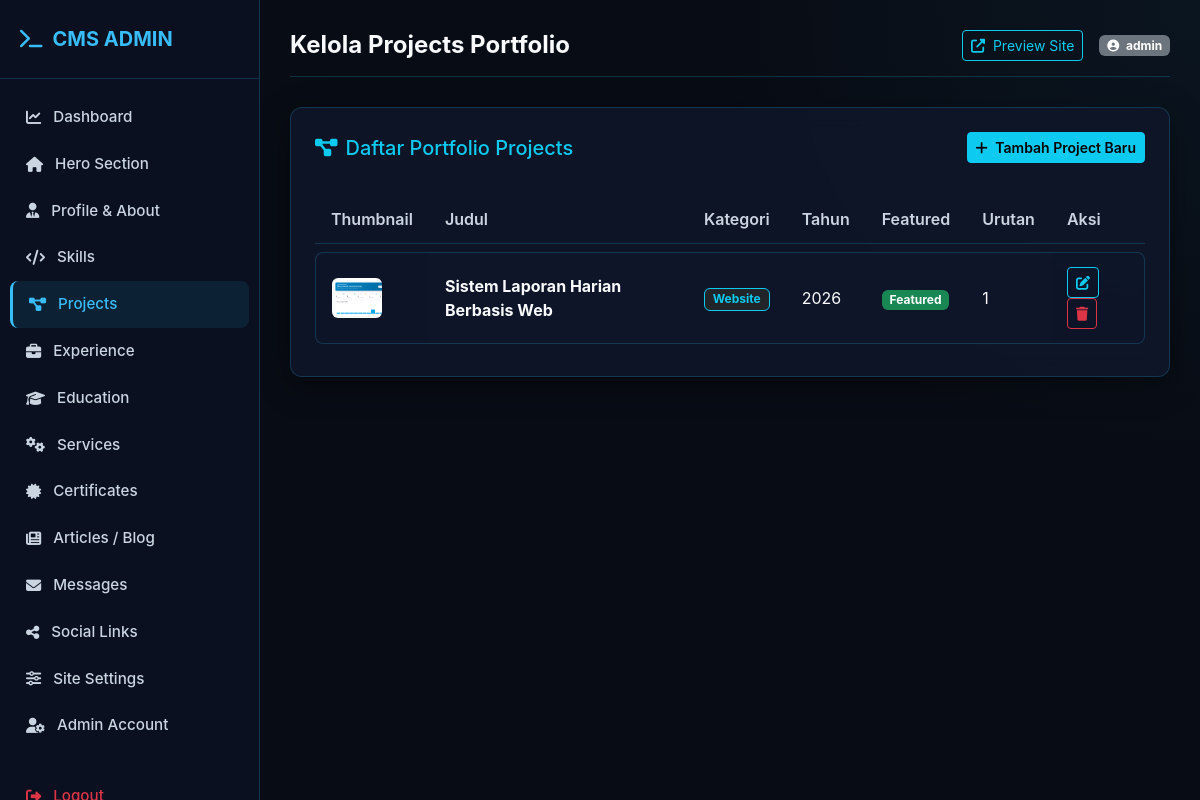
The app's page /admin/modules/projects.php (signed in) with its own data.
### tables this page shows
CREATE TABLE `projects` (
  `id` int(11) NOT NULL AUTO_INCREMENT,
  `title` varchar(200) NOT NULL,
  `slug` varchar(200) NOT NULL,
  `category` varchar(100) DEFAULT 'Web',
  `short_description` text DEFAULT NULL,
  `full_description` longtext DEFAULT NULL,
  `thumbnail` varchar(255) DEFAULT NULL,
  `demo_url` varchar(255) DEFAULT NULL,
  `github_url` varchar(255) DEFAULT NULL,
  `project_year` varchar(10) DEFAULT '2026',
  `status` enum('Completed','In Progress','Maintained') DEFAULT 'Completed',
  `is_featured` tinyint(1) DEFAULT 0,
  `display_order` int(11) DEFAULT 0,
  `created_at` timestamp NOT NULL DEFAULT current_timestamp(),
  `title_en` varchar(150) DEFAULT NULL,
  `short_description_en` text DEFAULT NULL,
  `description_en` text DEFAULT NULL,
  PRIMARY KEY (`id`),
  UNIQUE KEY `slug` (`slug`)
);

### config/database.php (called while the page is built, shortened)
<?php
class Database {
    private static $instance = null;
    private $conn;
    private function __construct() {
        try {
            $dsn = "mysql:host=" . DB_HOST . ";dbname=" . DB_NAME . ";charset=" . DB_CHARSET;
            $options = [
                PDO::ATTR_ERRMODE => PDO::ERRMODE_EXCEPTION,
                PDO::ATTR_DEFAULT_FETCH_MODE => PDO::FETCH_ASSOC,
                PDO::ATTR_EMULATE_PREPARES => false,
            ];
            $this->conn = new PDO($dsn, DB_USER, DB_PASS, $options);
        } catch (PDOException $e) {
            die("Database Connection Error: " . $e->getMessage());
        }
    }
    public static function getInstance() {
        if (!self::$instance) {
            self::$instance = new Database();
        }
        return self::$instance;
    }
    public function getConnection() {
        return $this->conn;
    }
}
function db() {
    return Database::getInstance()->getConnection();
}

### config/helper.php (called while the page is built, shortened)
<?php
function sanitize($data) {
    return htmlspecialchars(trim((string)$data), ENT_QUOTES, 'UTF-8');
}

### admin/modules/projects.php (the view, shortened to what this page needs)
<?php
require_once __DIR__ . '/../../config/database.php';
require_once __DIR__ . '/../../config/helper.php';
$action = $_GET['action'] ?? 'list';
require_once __DIR__ . '/../includes/header.php';
if ($action === 'add' || $action === 'edit'):
    $project = null;
    $gallery = [];
    if ($action === 'edit') {
        $id = $_GET['id'] ?? 0;
        $stmt = db()->prepare("SELECT * FROM projects WHERE id = ?");
        $stmt->execute([$id]);
        $project = $stmt->fetch();
        $gallery_stmt = db()->prepare("SELECT * FROM project_images WHERE project_id = ? ORDER BY id ASC");
        $gallery_stmt->execute([$id]);
        $gallery = $gallery_stmt->fetchAll();
    }
?>
    <div class="glass-card p-4">
        <div class="d-flex justify-content-between align-items-center mb-4">
            <h5 class="m-0 text-info"><?= $action === 'edit' ? 'Edit Project' : 'Tambah Project Baru' ?></h5>
            <a href="<?= ADMIN_URL ?>modules/projects.php" class="btn btn-sm btn-outline-secondary"><i class="fas fa-arrow-left me-1"></i> Kembali</a>
        </div>
        <form action="" method="POST" enctype="multipart/form-data">
            <input type="hidden" name="id" value="<?= $project['id'] ?? 0 ?>">
            <input type="hidden" name="existing_thumbnail" value="<?= sanitize($project['thumbnail'] ?? '') ?>">
            <div class="row g-3">
                <div class="col-md-8">
                    <label class="form-label">Judul Project</label>
                    <input type="text" name="title" class="form-control" value="<?= sanitize($project['title'] ?? '') ?>" required placeholder="Contoh: Website Sistem Informasi Desa">
                </div>
                <div class="col-md-4">
                    <label class="form-label">Kategori Project</label>
                    <?php
                    $existing_categories = db()->query("SELECT DISTINCT category FROM projects WHERE category IS NOT NULL AND category != '' ORDER BY category ASC")->fetchAll(PDO::FETCH_COLUMN);
                    ?>
                    <input type="text" name="category" class="form-control" list="project_category_list" value="<?= sanitize($project['category'] ?? 'Web') ?>" placeholder="Ketik atau pilih kategori..." required>
                    <datalist id="project_category_list">
                        <?php foreach ($existing_categories as $c): ?>
                            <option value="<?= sanitize($c) ?>">
                        <?php endforeach; ?>
                        <?php foreach (['Web', 'Application', 'UI/UX', 'Data'] as $c): ?>
                            <?php if (!in_array($c, $existing_categories)): ?>
                                <option value="<?= $c ?>">
                            <?php endif; ?>
                        <?php endforeach; ?>
                    </datalist>
                    <small class="text-muted d-block mt-1">Bisa pilih dari daftar atau ketik kategori baru secara bebas.</small>
                </div>
                <div class="col-12">
                    <label class="form-label">Deskripsi Singkat (Short Description)</label>
                    <textarea name="short_description" class="form-control" rows="2" placeholder="Ringkasan singkat project untuk card landing page..."><?= sanitize($project['short_description'] ?? '') ?></textarea>
                </div>
                <div class="col-12">
                    <label class="form-label">Deskripsi Lengkap & Detail Fitur</label>
                    <textarea name="full_description" class="form-control" rows="5" placeholder="Penjelasan teknis, masalah yang diselesaikan, arsitektur..."><?= sanitize($project['full_description'] ?? '') ?></textarea>
                </div>
                <div class="col-md-6">
                    <label class="form-label">URL Demo / Live Preview</label>
                    <input type="url" name="demo_url" class="form-control" value="<?= sanitize($project['demo_url'] ?? '') ?>" placeholder="https://example.com">
                </div>
                <div class="col-md-6">
                    <label class="form-label">URL Repository GitHub</label>
                    <input type="url" name="github_url" class="form-control" value="<?= sanitize($project['github_url'] ?? '') ?>" placeholder="https://github.com/username/repo">
                </div>
                <div class="col-md-4">
                    <label class="form-label">Tahun Project</label>
                    <input type="text" name="project_year" class="form-control" value="<?= sanitize($project['project_year'] ?? date('Y')) ?>">
                </div>
                <div class="col-md-4">
                    <label class="form-label">Status Project</label>
                    <select name="status" class="form-select">
                        <option value="Completed" <?= ($project['status'] ?? '') === 'Completed' ? 'selected' : '' ?>>Completed</option>
                        <option value="In Progress" <?= ($project['status'] ?? '') === 'In Progress' ? 'selected' : '' ?>>In Progress</option>
                        <option value="Maintained" <?= ($project['status'] ?? '') === 'Maintained' ? 'selected' : '' ?>>Maintained</option>
                    </select>
                </div>
                <div class="col-md-4">
                    <label class="form-label">Urutan Tampil</label>
                    <input type="number" name="display_order" class="form-control" value="<?= $project['display_order'] ?? 0 ?>">
                </div>
                <div class="col-md-6">
                    <label class="form-label">Thumbnail Utama Project</label>
                    <?php if (!empty($project['thumbnail'])): ?>
                        <div class="mb-2">
                            <img src="<?= UPLOAD_URL . sanitize($project['thumbnail']) ?>" style="max-height: 120px; border-radius: 8px;">
                        </div>
                    <?php endif; ?>
                    <input type="file" name="thumbnail" class="form-control" accept="image/*">
                </div>
                <div class="col-md-6">
                    <label class="form-label">Upload Gallery Screenshot (Multiple)</label>
                    <input type="file" name="gallery_images[]" class="form-control" accept="image/*" multiple>
                    <small class="text-muted">Dapat memilih lebih dari 1 file gambar.</small>
                </div>
                <?php if (!empty($gallery)): ?>
                    <div class="col-12 mt-3">
                        <label class="form-label">Gallery Screenshot Ter-upload:</label>
                        <div class="d-flex flex-wrap gap-2">
                            <?php foreach ($gallery as $img): ?>
                                <div class="position-relative border rounded p-1">
                                    <img src="<?= UPLOAD_URL . sanitize($img['image_path']) ?>" style="height: 70px; object-fit: cover;">
                                </div>
                            <?php endforeach; ?>
                        </div>
                    </div>
                <?php endif; ?>
                <div class="col-12 mt-3">
                    <div class="form-check form-switch">
                        <input class="form-check-input" type="checkbox" name="is_featured" id="is_featured" <?= !empty($project['is_featured']) ? 'checked' : '' ?>>
                        <label class="form-check-label text-white" for="is_featured">Tampilkan sebagai Featured Project di Landing Page</label>
                    </div>
                </div>
            </div>
            <div class="mt-4">
                <button type="submit" class="btn btn-info px-4 fw-semibold"><i class="fas fa-save me-2"></i> Simpan Project</button>
            </div>
        </form>
    </div>
<?php else:
    $projects = db()->query("SELECT * FROM projects ORDER BY display_order ASC, id DESC")->fetchAll();
?>
    <div class="glass-card p-4">
        <div class="d-flex justify-content-between align-items-center mb-4">
            <h5 class="m-0 text-info"><i class="fas fa-project-diagram me-2"></i>Daftar Portfolio Projects</h5>
            <a href="<?= ADMIN_URL ?>modules/projects.php?action=add" class="btn btn-info btn-sm fw-semibold"><i class="fas fa-plus me-1"></i> Tambah Project Baru</a>
        </div>
        <div class="table-responsive">
            <table class="custom-table">
                <thead>
                    <tr>
                        <th>Thumbnail</th>
                        <th>Judul</th>
                        <th>Kategori</th>
                        <th>Tahun</th>
                        <th>Featured</th>
                        <th>Urutan</th>
                        <th>Aksi</th>
                    </tr>
                </thead>
                <tbody>
                    <?php if (empty($projects)): ?>
                        <tr>
                            <td colspan="7" class="text-center text-muted">Belum ada project yang ditambahkan.</td>
                        </tr>
                    <?php else: ?>
                        <?php foreach ($projects as $p): ?>
                            <tr>
                                <td>
                                    <?php if (!empty($p['thumbnail'])): ?>
                                        <img src="<?= UPLOAD_URL . sanitize($p['thumbnail']) ?>" style="width: 50px; height: 40px; object-fit: cover; border-radius: 6px;">
                                    <?php else: ?>
                                        <span class="badge bg-secondary">No Image</span>
                                    <?php endif; ?>
                                </td>
                                <td><strong><?= sanitize($p['title']) ?></strong></td>
                                <td><span class="badge bg-dark border border-info text-info"><?= sanitize($p['category']) ?></span></td>
                                <td><?= sanitize($p['project_year']) ?></td>
                                <td>
                                    <?php if ($p['is_featured']): ?>
                                        <span class="badge bg-success">Featured</span>
                                    <?php else: ?>
                                        <span class="badge bg-secondary">Biasa</span>
                                    <?php endif; ?>
                                </td>
                                <td><?= $p['display_order'] ?></td>
                                <td>
                                    <a href="<?= ADMIN_URL ?>modules/projects.php?action=edit&id=<?= $p['id'] ?>" class="btn btn-sm btn-outline-info me-1"><i class="fas fa-edit"></i></a>
                                    <a href="<?= ADMIN_URL ?>modules/projects.php?action=delete&id=<?= $p['id'] ?>" class="btn btn-sm btn-outline-danger" onclick="return confirm('Hapus project ini?')"><i class="fas fa-trash"></i></a>
                                </td>
                            </tr>
                        <?php endforeach; ?>
                    <?php endif; ?>
                </tbody>
            </table>
        </div>
    </div>
<?php endif; ?>
<?php require_once __DIR__ . '/../includes/footer.php'; ?>

### assets/css/admin.css (style rules this page uses)
:root { --bg-dark: #080c14; --bg-card: rgba(15, 23, 42, 0.85); --border-color: rgba(56, 189, 248, 0.2); --border-hover: rgba(56, 189, 248, 0.5); --primary: #38bdf8; --primary-glow: rgba(56, 189, 248, 0.3); --accent: #818cf8; --text-main: #f8fafc; --text-muted: #cbd5e1; --sidebar-width: 260px; }
body.admin-body { background-color: var(--bg-dark); color: var(--text-main); font-family: 'Inter', system-ui, -apple-system, sans-serif; margin: 0; padding: 0; }
.glass-card { background: var(--bg-card); backdrop-filter: blur(12px); -webkit-backdrop-filter: blur(12px); border: 1px solid var(--border-color); border-radius: 12px; box-shadow: 0 8px 32px 0 rgba(0, 0, 0, 0.37); transition: all 0.3s ease; }
.custom-table { width: 100%; border-collapse: separate; border-spacing: 0 8px; }
.custom-table th { color: var(--text-muted); font-weight: 600; text-align: left; padding: 12px 16px; border-bottom: 1px solid var(--border-color); }
.custom-table td { padding: 14px 16px; background: rgba(15, 23, 42, 0.6); border-top: 1px solid var(--border-color); border-bottom: 1px solid var(--border-color); }
.custom-table td:first-child { border-left: 1px solid var(--border-color); border-top-left-radius: 8px; border-bottom-left-radius: 8px; }
.custom-table td:last-child { border-right: 1px solid var(--border-color); border-top-right-radius: 8px; border-bottom-right-radius: 8px; }
.custom-table td { color: #f8fafc; }

### records on screen
projects: thumbnail (picture), title "Sistem Laporan Harian Berbasis Web", category "Website", project_year "2026", is_featured "Featured", display_order "1"

### other values on screen
$page_title "Kelola Projects Portfolio"
$_SESSION['username'] "admin"
